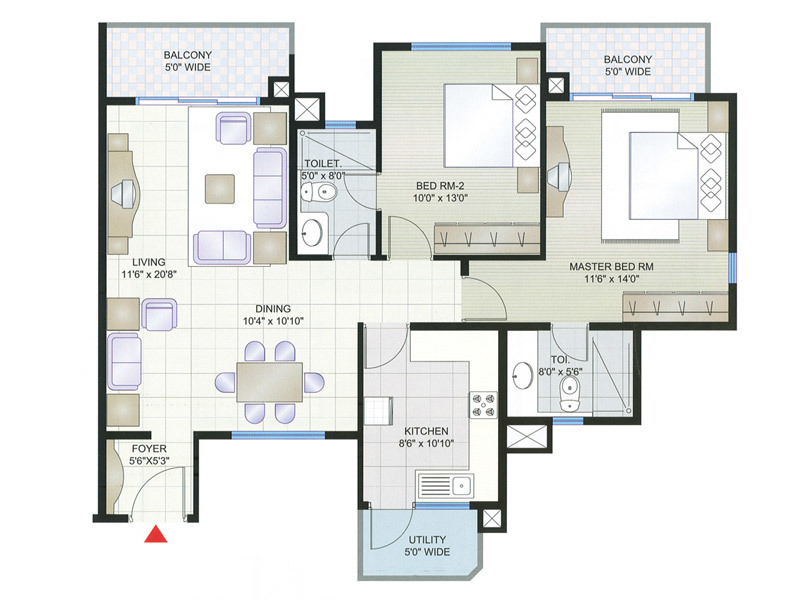
#> input picture images/FloorPlan1.jpg, 800 x 600 px, found by its file name
$ python imtoolold.py
#> lines starting #> are read from the running program, lines starting #| are printed output that depends on the picture; after the words box and inside, x2 and y2 are one past the last pixel; in counts of white or black regions, pixels touching at a corner belong together
### source.py
import numpy as np
import cv2


def skeleton(img):
    size = np.size(img)
    skel = np.zeros(img.shape, np.uint8)
    element = cv2.getStructuringElement(cv2.MORPH_CROSS, (2, 2))
    done = False

    while not done:
        eroded = cv2.erode(img, element)
        temp = cv2.dilate(eroded, element)
        temp = cv2.subtract(img, temp)
        skel = cv2.bitwise_or(skel, temp)
        img = eroded.copy()

        zeros = size - cv2.countNonZero(img)
        if zeros == size:
            done = True

        return skel


def dist(vertex1, vertex2):
    distance = (sum(np.absolute(vertex1 - vertex2) ** 2)) ** .5
    return distance


cv2.destroyAllWindows()
img = cv2.imread('.\images\FloorPlan1.jpg')
#> img is the input picture: shape (600, 800, 3); mean B, G, R 228.1, 230.1, 228.8
img1 = cv2.cvtColor(img, cv2.COLOR_BGR2GRAY)
ret, img2 = cv2.threshold(img1, 70, 255, cv2.THRESH_BINARY_INV)
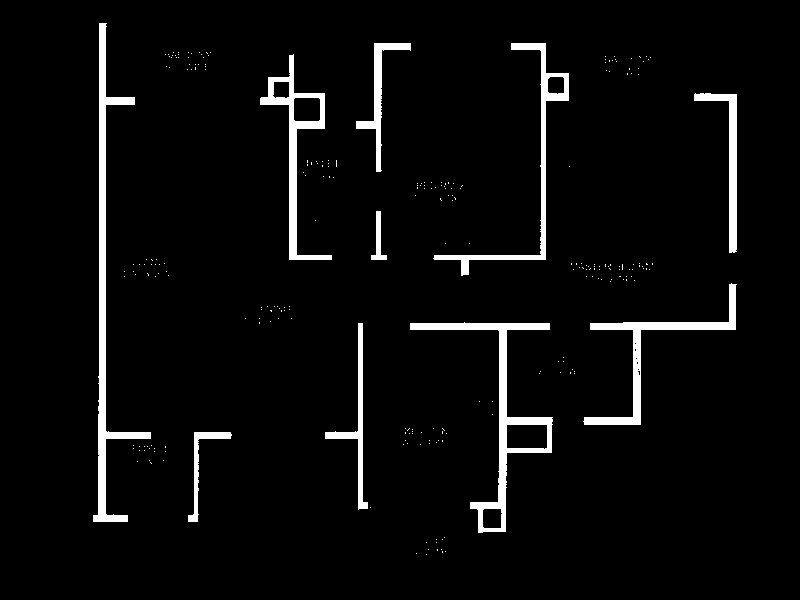
#> img2: shape (600, 800); 4.3% white; 255 white regions (245 under 20 px), largest, box (x1, y1, x2, y2) and area: (93, 23, 151, 522) 4352, (410, 322, 553, 533) 3622, (583, 283, 737, 425) 2544

element = cv2.getStructuringElement(cv2.MORPH_RECT, (2, 2))

# Erosion to remove noise
img3 = cv2.erode(img2, element, iterations=1)
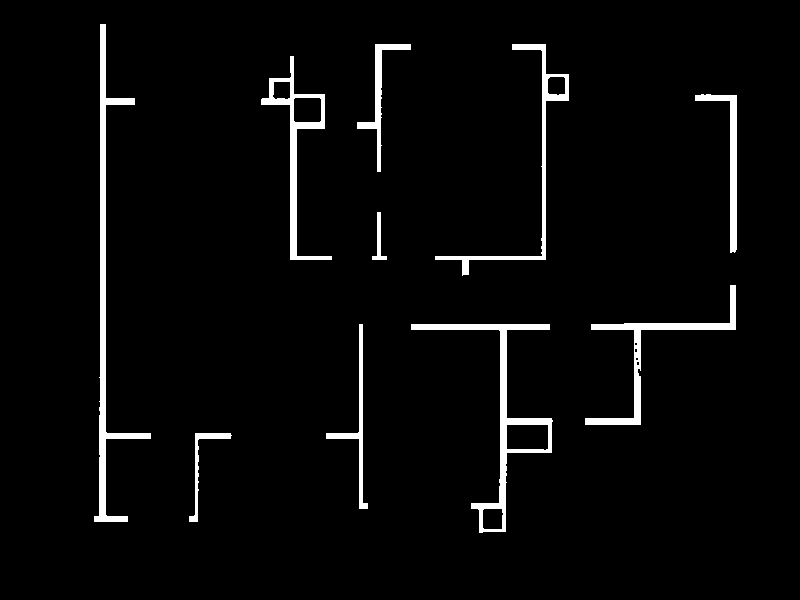
#> img3: shape (600, 800); 3.6% white; 10 white regions, largest, box (x1, y1, x2, y2) and area: (94, 24, 151, 522) 3736, (411, 324, 553, 533) 3084, (585, 285, 736, 425) 2182

# Closing to fill small holes inside foreground
kernel = np.ones((5, 5), np.uint8)
img4 = cv2.morphologyEx(img3, cv2.MORPH_CLOSE, kernel)
#> img4: shape (600, 800); 3.6% white; 10 white regions, largest, box (x1, y1, x2, y2) and area: (94, 24, 151, 522) 3742, (411, 324, 553, 533) 3095, (585, 285, 736, 425) 2208

# Thin the image
kernel = np.ones((3, 3), np.uint8)
img5 = cv2.erode(img4, kernel, iterations=2)
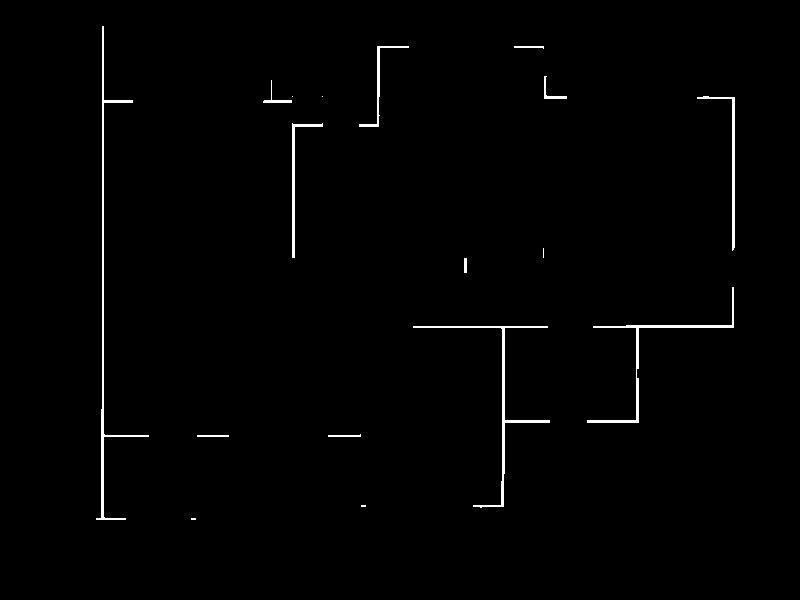
#> img5: shape (600, 800); 1.1% white; 17 white regions (5 under 20 px), largest, box (x1, y1, x2, y2) and area: (96, 26, 149, 520) 1332, (413, 326, 550, 508) 994, (587, 287, 734, 423) 880

# Obtain image skeleton
img6 = skeleton(img5)
#> in skeleton, `size = np.size(img)`: size = 480000
#> the loop in skeleton, `while not done:` made 1 pass
#> zeros on pass 1: 476988
#> pass 1, in skeleton, `eroded = cv2.erode(img, element)`:
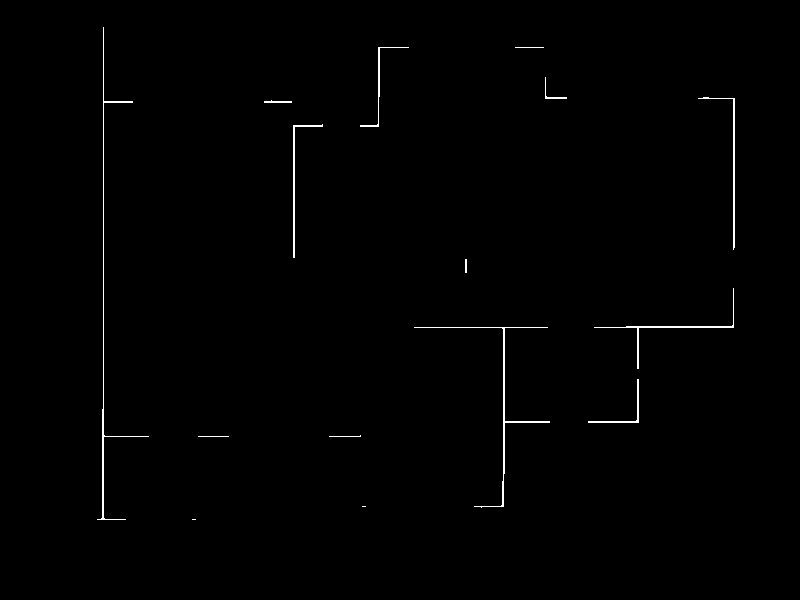
#> eroded: shape (600, 800); 0.63% white in thin lines or dots, all inside (x1, y1, x2, y2) = (97, 27, 735, 520)
#> pass 1, in skeleton, `temp = cv2.dilate(eroded, element)`:
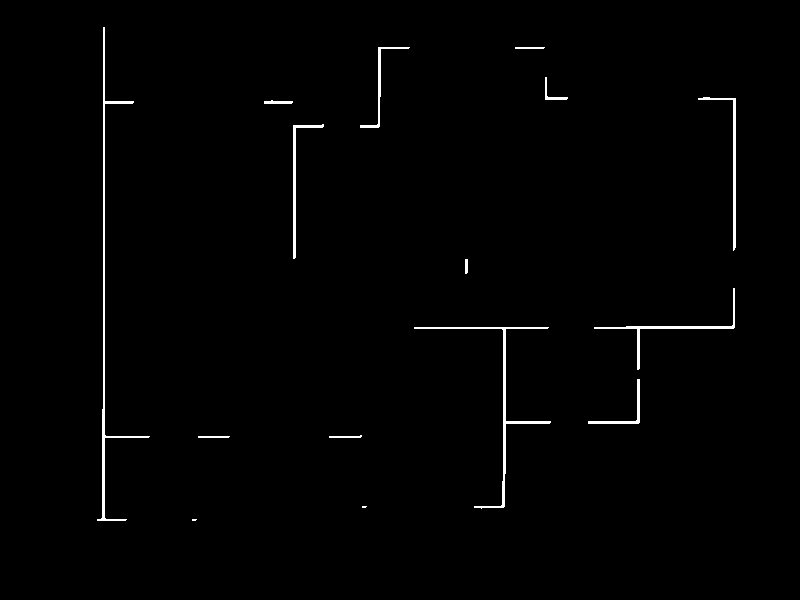
#> temp: shape (600, 800); 1% white; 15 white regions (2 under 20 px), largest, box (x1, y1, x2, y2) and area: (97, 27, 150, 521) 1331, (414, 327, 551, 509) 991, (594, 288, 735, 370) 589
#> pass 1, in skeleton, `temp = cv2.subtract(img, temp)`:
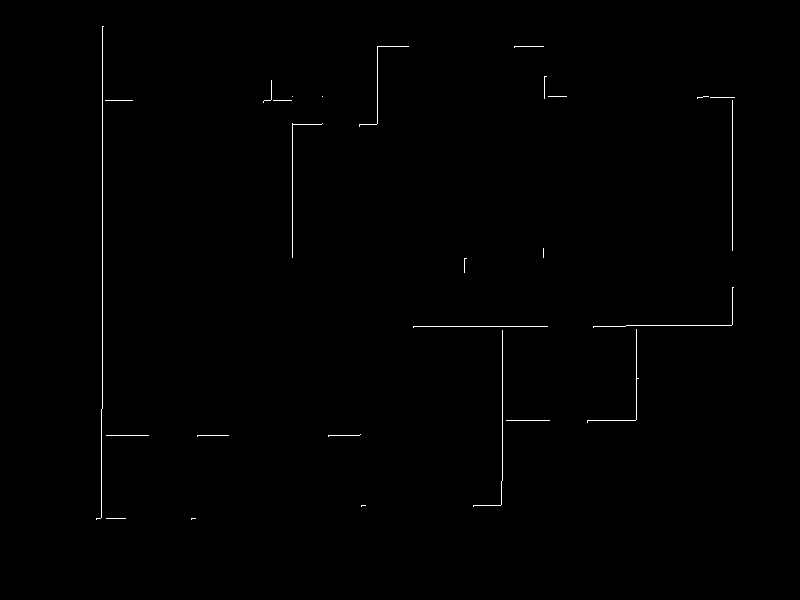
#> temp: shape (600, 800); 0.42% white in thin lines or dots, all inside (x1, y1, x2, y2) = (96, 26, 735, 520)

cv2.imshow('img4', img4)
# cv2.imshow('img6', img6)

# Hough transform for line detection
minLineLength = 5
maxLineGap = 20
lines = cv2.HoughLinesP(img6, 1, np.pi / 180, 100, minLineLength, maxLineGap)
#> lines = [[102, 408, 102, 26], [732, 250, 732, 100], [413, 326, 547, 326], [502, 480, 502, 330], [292, 257, 292, 123], [106, 435, 148, 435], [101, 517, 101, 409], [626, 325, 731, 325]]
print('lines=', lines.shape)
#| lines= (8, 1, 4)
lines = lines[:, 0, :]

# Remove duplicate corners
vertices = np.vstack((lines[:, 0:2], lines[:, 2:4]))
#> vertices = 16 rows, first 8: [102, 408], [732, 250], [413, 326], [502, 480], [292, 257], [106, 435], [101, 517], [626, 325]

corners = np.array([])
corners = np.hstack((corners, vertices[0, :]))
#> corners = [102, 408]
corners = np.expand_dims(corners, axis=0)
#> corners = [[102, 408]]
print(corners.shape)
#| (1, 2)
for i in range(1, vertices.shape[0]):
    flag = 0
    for j in range(corners.shape[0]):
        vertex1 = vertices[i, :]
        vertex2 = corners[j, :]
        if dist(vertex1, vertex2) < 20:
            corners[j, :] = (vertex1 + vertex2) / 2
            flag = 1
            break

    if flag == 0:
        corners = np.vstack((corners, vertices[i, :]))
#> this loop made 15 passes
#> corners on passes 1 to 3: [[102, 408], [732, 250]], [[102, 408], [732, 250], [413, 326]], [[102, 408], [732, 250], [413, 326], [502, 480]]
#> after the loop, corners = 15 rows, first 8: [101.5, 408.5], [732, 250], [413, 326], [502, 480], [292, 257], [106, 435], [101, 517], [626, 325]

corners = np.round(corners)
#> corners = 15 rows, first 8: [102, 408], [732, 250], [413, 326], [502, 480], [292, 257], [106, 435], [101, 517], [626, 325]
corners = corners.astype(int)

walls = lines
#> walls has the same summary as lines
for i in range(lines.shape[0]):
    for j in range(corners.shape[0]):
        vertex1 = lines[i, 0:2]
        vertex2 = lines[i, 2:4]

        if dist(corners[j, :], vertex1) < 10:
            walls[i, 0:2] = corners[j, :]

        if dist(corners[j, :], vertex2) < 10:
            walls[i, 2:4] = corners[j, :]
#> after the loop, walls = [[102, 408, 102, 26], [732, 250, 732, 100], [413, 326, 547, 326], [502, 480, 502, 330], [292, 257, 292, 123], [106, 435, 148, 435], [101, 517, 102, 408], [626, 325, 731, 325]]

walls = np.round(walls)
walls = walls.astype(int)

print('walls=', walls.shape)
#| walls= (8, 4)
print(walls, '\n')
#| [[102 408 102  26]
#|  [732 250 732 100]
#|  [413 326 547 326]
#|  [502 480 502 330]
#|  [292 257 292 123]
#|  [106 435 148 435]
#|  [101 517 102 408]
#|  [626 325 731 325]]

print('corners=', corners.shape)
#| corners= (15, 2)
print(corners, '\n')
#> (printed output is left out)

# Show detected lines with coordinate reduction algorithm
for [x1, y1, x2, y2] in walls:
    cv2.line(img, (x1, y1), (x2, y2), (0, 0, 255), 2)
#> this loop made 8 passes

cv2.imshow('img', img)
cv2.waitKey(0)

### imtoolold.py
import cv2
import source

drawing = False
ix, iy = -1, -1


def mouse_event(event, x, y, flags, param):
    global ix, iy, drawing, mode
    if event == cv2.EVENT_LBUTTONDOWN:
        drawing = True
        ix, iy = x, y
    elif event == cv2.EVENT_LBUTTONUP:
        print('BGR->', source.img[iy, ix][0], source.img[iy, ix][1], source.img[iy, ix][2])
        print('Coordinates->', ix, iy, '\n')
        drawing = False


# [5 lines of commented-out code are left out]

cv2.destroyAllWindows()
cv2.namedWindow('image')
cv2.setMouseCallback('image', mouse_event)

cv2.imshow('image', source.img)
cv2.waitKey(0)

cv2.destroyAllWindows()

$ run again, with images/FloorPlan10.jpg copied over images/FloorPlan1.jpg
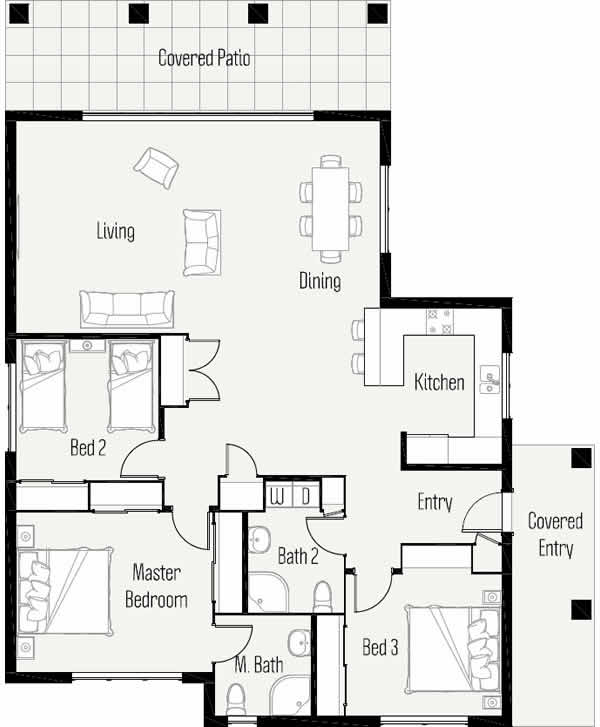
#> input picture images/FloorPlan10.jpg, 600 x 727 px, found by its file name
#> img is the input picture: shape (727, 600, 3); mean B, G, R 224.5, 227.1, 226.6
#> `ret, img2 = cv2.threshold(img1, 70, 255, cv2.THRESH_BINARY_INV)`:
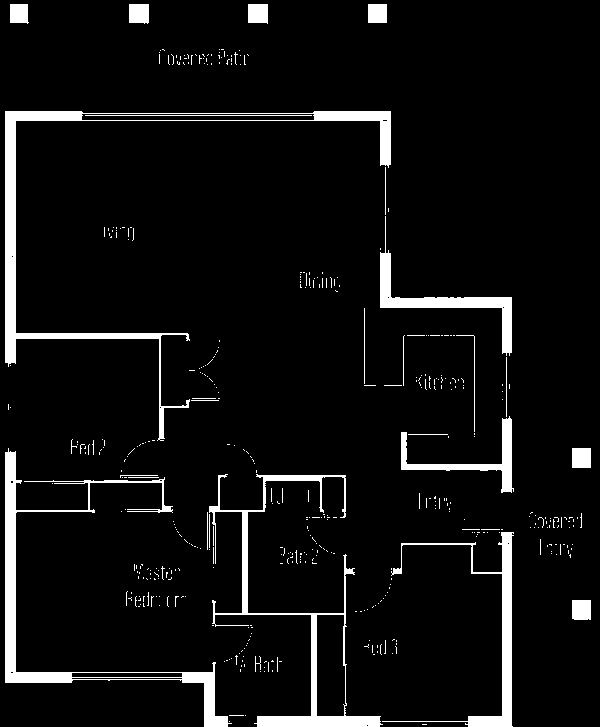
#> img2: shape (727, 600); 6.3% white; 450 white regions (422 under 20 px), largest, box (x1, y1, x2, y2) and area: (5, 111, 391, 441) 6484, (5, 448, 232, 727) 5227, (209, 474, 383, 727) 4223
#> img3: shape (727, 600); 4.6% white; 27 white regions (7 under 20 px), largest, box (x1, y1, x2, y2) and area: (6, 112, 189, 407) 3931, (6, 453, 172, 683) 3156, (210, 476, 381, 727) 2997
#> img4: shape (727, 600); 4.6% white; 20 white regions (5 under 20 px), largest, box (x1, y1, x2, y2) and area: (6, 112, 190, 440) 4108, (6, 453, 172, 683) 3177, (210, 476, 381, 727) 3150
#> img5: shape (727, 600); 2.3% white; 19 white regions (3 under 20 px), largest, box (x1, y1, x2, y2) and area: (8, 114, 159, 361) 1957, (8, 455, 70, 681) 1692, (471, 535, 510, 727) 1232
#> size = 436200
#> the loop in skeleton, `while not done:` made 1 pass
#> zeros on pass 1: 428194
#> pass 1, in skeleton, `temp = cv2.subtract(img, temp)`:
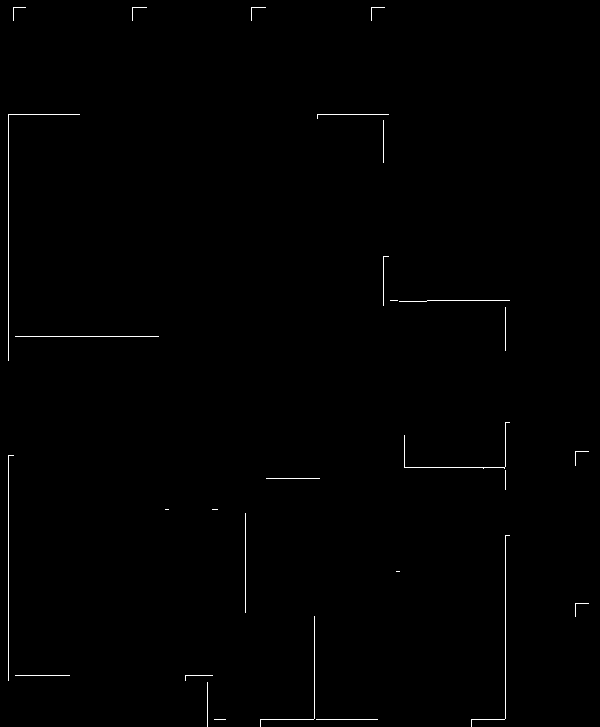
#> temp: shape (727, 600); 0.5% white in thin lines or dots
#> lines = [[8, 360, 8, 114], [505, 718, 505, 535], [260, 719, 313, 719], [15, 336, 158, 336], [9, 114, 79, 114], [314, 718, 314, 616], [404, 467, 504, 467], [245, 612, 245, 513]]
#| lines= (8, 1, 4)
#> vertices = 16 rows, first 8: [8, 360], [505, 718], [260, 719], [15, 336], [9, 114], [314, 718], [404, 467], [245, 612]
#> `corners = np.hstack((corners, vertices[0, :]))`: corners = [8, 360]
#> `corners = np.expand_dims(corners, axis=0)`: corners = [[8, 360]]
#| (1, 2)
#> the loop `for i in range(1, vertices.shape[0]):` made 15 passes
#> corners on passes 1 to 3: [[8, 360], [505, 718]], [[8, 360], [505, 718], [260, 719]], [[8, 360], [505, 718], [260, 719], [15, 336]]
#> after the loop `for i in range(1, vertices.shape[0]):`: corners = 14 rows, first 8: [8, 360], [505, 718], [260, 719], [15, 336], [8.5, 114], [313.5, 718.5], [404, 467], [245, 612]
#> `corners = np.round(corners)`: corners = 14 rows, first 8: [8, 360], [505, 718], [260, 719], [15, 336], [8, 114], [314, 718], [404, 467], [245, 612]
#> `walls = lines`: walls has the same summary as lines
#> after the loop `for i in range(lines.shape[0]):`: walls = [[8, 360, 8, 114], [505, 718, 505, 535], [260, 719, 314, 718], [15, 336, 158, 336], [8, 114, 79, 114], [314, 718, 314, 616], [404, 467, 504, 467], [245, 612, 245, 513]]
#| walls= (8, 4)
#| [[  8 360   8 114]
#|  [505 718 505 535]
#|  [260 719 314 718]
#|  [ 15 336 158 336]
#|  [  8 114  79 114]
#|  [314 718 314 616]
#> (further printed lines are left out)
#| corners= (14, 2)
#| [[  8 360]
#|  [505 718]
#|  [260 719]
#|  [ 15 336]
#|  [  8 114]
#|  [314 718]
#> (further printed lines are left out)
#> the loop `for [x1, y1, x2, y2] in walls:` made 8 passes

$ run again, with images/FloorPlan4.jpg copied over images/FloorPlan1.jpg
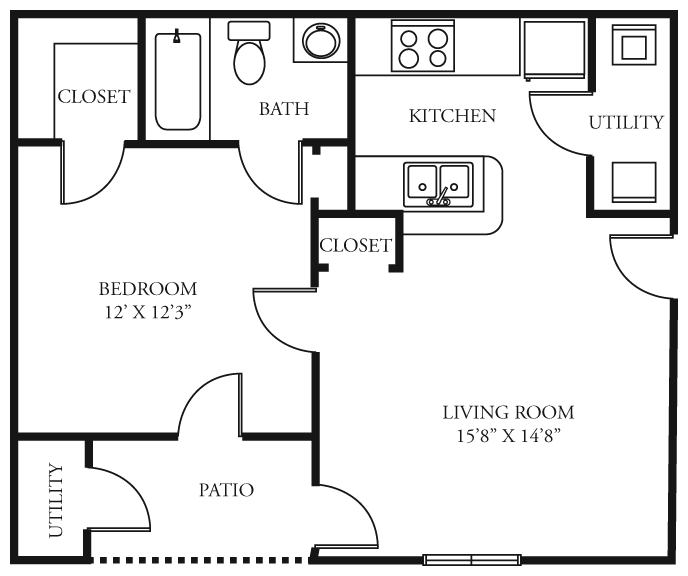
#> input picture images/FloorPlan4.jpg, 688 x 576 px, found by its file name
#> img is the input picture: shape (576, 688, 3); min 22, max 255, mean 230.3
#> `ret, img2 = cv2.threshold(img1, 70, 255, cv2.THRESH_BINARY_INV)`:
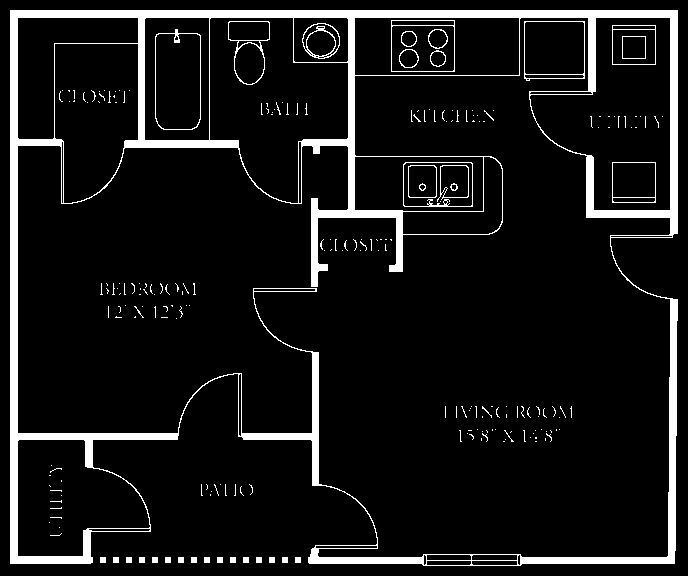
#> img2: shape (576, 688); 8.7% white; 230 white regions (195 under 20 px), largest, box (x1, y1, x2, y2) and area: (10, 10, 678, 566) 29678, (155, 29, 201, 130) 329, (524, 21, 585, 81) 306
#> img3: shape (576, 688); 5.9% white; 113 white regions (92 under 20 px), largest, box (x1, y1, x2, y2) and area: (11, 11, 678, 564) 18214, (521, 299, 678, 565) 2614, (242, 352, 322, 486) 1224
#> img4: shape (576, 688); 5.9% white; 101 white regions (80 under 20 px), largest, box (x1, y1, x2, y2) and area: (11, 11, 678, 564) 18290, (521, 299, 678, 565) 2614, (239, 352, 322, 486) 1227
#> img5: shape (576, 688); 2.3% white; 20 white regions (16 under 20 px), largest, box (x1, y1, x2, y2) and area: (13, 13, 676, 562) 7392, (523, 302, 676, 562) 942, (246, 355, 317, 484) 397, (311, 551, 422, 562) 250
#> size = 396288
#> the loop in skeleton, `while not done:` made 1 pass
#> zeros on pass 1: 390725
#> lines = 14 rows, first 6: [13, 13, 675, 13], [13, 561, 13, 14], [673, 212, 673, 17], [523, 560, 669, 560], [17, 436, 175, 436], [351, 140, 351, 18]
#| lines= (14, 1, 4)
#> vertices = 28 pairs, first value 13 to 675, second value 13 to 561
#> `corners = np.hstack((corners, vertices[0, :]))`: corners = [13, 13]
#> `corners = np.expand_dims(corners, axis=0)`: corners = [[13, 13]]
#| (1, 2)
#> the loop `for i in range(1, vertices.shape[0]):` made 27 passes
#> corners on passes 1 to 3: [[13, 13], [13, 561]], [[13, 13], [13, 561], [673, 212]], [[13, 13], [13, 561], [673, 212], [523, 560]]
#> after the loop `for i in range(1, vertices.shape[0]):`: corners = 21 rows, first 8: [13, 13.5], [13, 561], [673, 212], [523, 560], [17, 436], [351, 140], [318, 213], [351.5, 213]
#> `corners = np.round(corners)`: corners = 21 rows, first 8: [13, 14], [13, 561], [673, 212], [523, 560], [17, 436], [351, 140], [318, 213], [352, 213]
#> walls has the same summary as lines
#| walls= (14, 4)
#| [[ 13  14 674  15]
#|  [ 13 561  13  14]
#|  [673 212 674  15]
#|  [523 560 670 558]
#|  [ 17 436 175 436]
#|  [351 140 351  18]
#> (further printed lines are left out)
#| corners= (21, 2)
#> (printed output is left out)
#> the loop `for [x1, y1, x2, y2] in walls:` made 14 passes
#> (x1, y1, x2, y2) on passes 1 to 8: (13, 14, 674, 15), (13, 561, 13, 14), (673, 212, 674, 15), (523, 560, 670, 558), (17, 436, 175, 436), (351, 140, 351, 18), (318, 213, 352, 213), (352, 213, 400, 213)
#> after the loop `for [x1, y1, x2, y2] in walls:`:
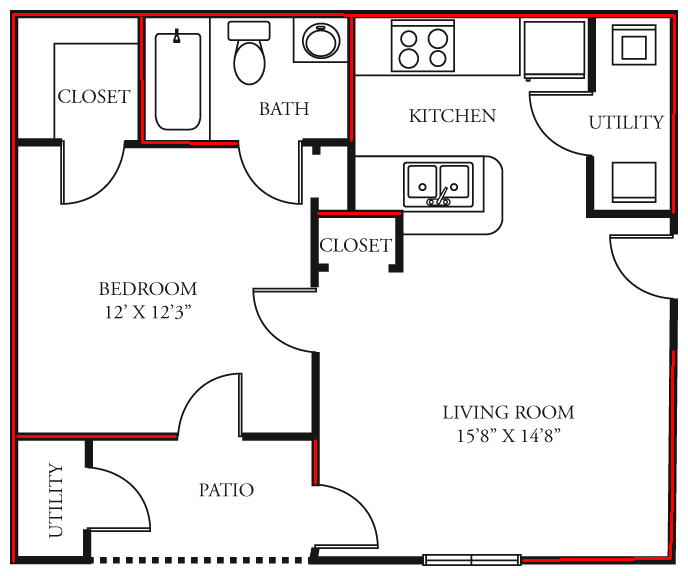
#> img: shape (576, 688, 3); mean B, G, R 229.9, 229.9, 234.5
